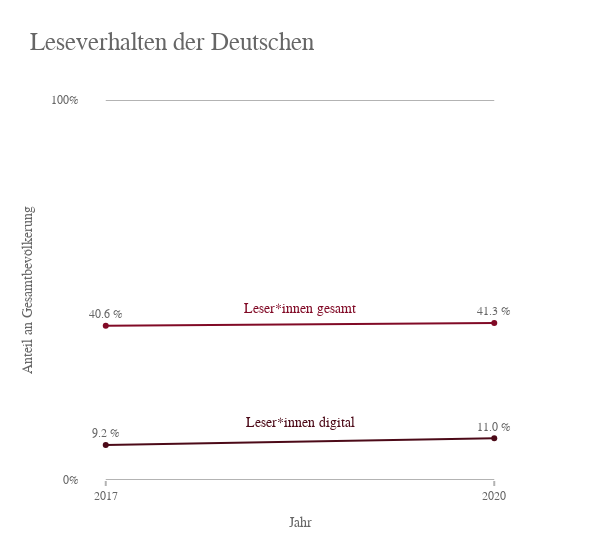

The code cell stored with this chart in its notebook:
### Markdown cell above
### Wie groß ist der Anteil der aktiven Leser*innen - gesamt und digital?
- Slope Graph, damit zu erkennen ist, dass die Entwicklung nicht besonders dynamisch ist
- Um die Entwicklung sind die einzelnen Werte nicht relevant, deshalb ist es kein Liniendiagramm
- Zur Orientierung ist die 0%- und 100%-Grenze gekennzeichnet. Zudem ist die y-Achse benannt

### Code cell
fig = go.Figure()

# preparation
year_list = [df['year.1'].iloc[-4], df['year.1'].iloc[-1]] # 2017 and 2020

# two traces for readers and digital readers
fig.add_trace(go.Scatter(x=year_list,
                            name='Leser*innen gesamt',
                            y=[df['perc_readers'].iloc[-4], df['perc_readers'].iloc[-1]],
                            mode='lines+markers+text', 
                            text=[f"{round(df['perc_readers'].iloc[-4]*100, 1)} %", f"{round(df['perc_readers'].iloc[-1]*100, 1)} %"],
                            textposition=['top center', 'top center'],
                            line_color=red))

fig.add_trace(go.Scatter(x=year_list,
                            name='Leser*innen digital',
                            y=[df['perc_digital_readers'].iloc[-4], df['perc_digital_readers'].iloc[-1]],
                            mode='lines+markers+text', 
                            text=[f"{round(df['perc_digital_readers'].iloc[-4]*100, 1)} %", f"{round(df['perc_digital_readers'].iloc[-1]*100, 1)} %"],
                            textposition=['top center', 'top center'],
                            line_color=dark_red))

fig.update_traces(hovertemplate='%{x}')

# guiding traces
fig.add_trace(go.Scatter(x=year_list, y=[0, 0], mode='lines', line=dict(color=grey, width=2), showlegend=False))
fig.add_trace(go.Scatter(x=year_list, y=[1, 1], mode='lines', line=dict(color=grey, width=2), showlegend=False))

# annotations with trace names
fig.add_annotation(x=2018.5, y=0.45, text='Leser*innen gesamt', showarrow=False, font=dict(size=14, color=red))
fig.add_annotation(x=2018.5, y=0.15, text='Leser*innen digital', showarrow=False, font=dict(size=14, color=dark_red))

fig.update_layout(title='Leseverhalten der Deutschen',
                    title_font_size=25,
                    xaxis_title='Jahr',
                    yaxis_title='Anteil an Gesamtbevölkerung',
                    font_family='Gravitas One',
                    font_color=dark_grey,
                    plot_bgcolor=white,
                    width=600,
                    showlegend=False,
                   )

# axes
fig.update_xaxes(title_text='Jahr', ticks='outside', tick0=2017, dtick=3, tickcolor=grey, fixedrange=True, tickwidth=2)
fig.update_yaxes(range=[0,1], tickformat='.0%', dtick=1)

fig.show()

### Figure 1 — Plotly figure (JSON) as saved in the notebook; plotly's stock layout.template omitted (floating-point values rounded to 4 significant figures)
{"data": [{"hovertemplate": "%{x}", "line": {"color": "#810a26"}, "mode": "lines+markers+text", "name": "Leser*innen gesamt", "text": ["40.6 %", "41.3 %"], "textposition": ["top center", "top center"], "type": "scatter", "x": [2017, 2020], "y": [0.4056, 0.4132]}, {"hovertemplate": "%{x}", "line": {"color": "#4c0a18"}, "mode": "lines+markers+text", "name": "Leser*innen digital", "text": ["9.2 %", "11.0 %"], "textposition": ["top center", "top center"], "type": "scatter", "x": [2017, 2020], "y": [0.0924, 0.1097]}, {"line": {"color": "#b3b3b3", "width": 2}, "mode": "lines", "showlegend": false, "type": "scatter", "x": [2017, 2020], "y": [0, 0]}, {"line": {"color": "#b3b3b3", "width": 2}, "mode": "lines", "showlegend": false, "type": "scatter", "x": [2017, 2020], "y": [1, 1]}], "layout": {"annotations": [{"font": {"color": "#810a26", "size": 14}, "showarrow": false, "text": "Leser*innen gesamt", "x": 2018.0, "y": 0.45}, {"font": {"color": "#4c0a18", "size": 14}, "showarrow": false, "text": "Leser*innen digital", "x": 2018.0, "y": 0.15}], "font": {"color": "#666666", "family": "Gravitas One"}, "plot_bgcolor": "#ffffff", "showlegend": false, "title": {"font": {"size": 25}, "text": "Leseverhalten der Deutschen"}, "width": 600, "xaxis": {"dtick": 3, "fixedrange": true, "tick0": 2017, "tickcolor": "#b3b3b3", "ticks": "outside", "tickwidth": 2, "title": {"text": "Jahr"}}, "yaxis": {"dtick": 1, "range": [0, 1], "tickformat": ".0%", "title": {"text": "Anteil an Gesamtbevölkerung"}}}}
